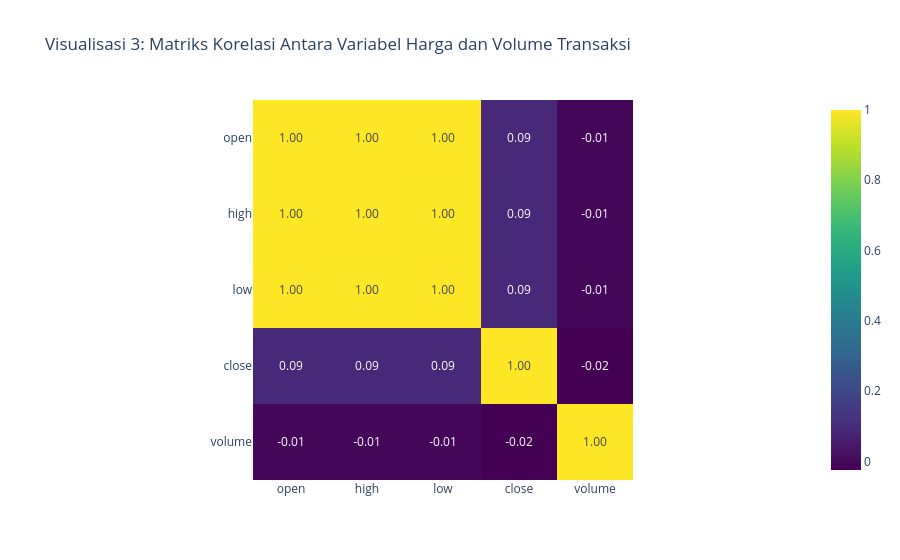

Write notebook code for a chart like this one.
### Code cell
# Visualisasi 3: Korelasi Antar-Variabel
# fig3 = px.imshow(...)
# fig3.show()

# Heatmap Matriks Korelasi
corr_cols = ["open", "high", "low", "close", "volume"]
corr_df = df.select(corr_cols).corr()
fig3 = px.imshow(
    corr_df.to_pandas(),
    x=corr_cols,
    y=corr_cols,
    text_auto=".2f",
    color_continuous_scale="Viridis",
    title="Visualisasi 3: Matriks Korelasi Antara Variabel Harga dan Volume Transaksi",
    template="plotly_white"
)
fig3.show()

### Figure 1 — Plotly figure (JSON) as saved in the notebook; plotly's stock layout.template omitted (floating-point values rounded to 4 significant figures)
{"data": [{"coloraxis": "coloraxis", "hovertemplate": "x: %{x}<br>y: %{y}<br>color: %{z}<extra></extra>", "name": "0", "texttemplate": "%{z:.2f}", "type": "heatmap", "x": ["open", "high", "low", "close", "volume"], "xaxis": "x", "y": ["open", "high", "low", "close", "volume"], "yaxis": "y", "z": [[1.0, 0.9994, 0.9997, 0.0894, -0.00587], [0.9994, 1.0, 0.9991, 0.08913, -0.005849], [0.9997, 0.9991, 1.0, 0.08947, -0.005878], [0.0894, 0.08913, 0.08947, 1.0, -0.02461], [-0.00587, -0.005849, -0.005878, -0.02461, 1.0]]}], "layout": {"coloraxis": {"autocolorscale": false, "colorscale": [[0, "#440154"], [0.1111, "#482878"], [0.2222, "#3e4989"], [0.3333, "#31688e"], [0.4444, "#26828e"], [0.5556, "#1f9e89"], [0.6667, "#35b779"], [0.7778, "#6ece58"], [0.8889, "#b5de2b"], [1, "#fde725"]]}, "title": {"text": "Visualisasi 3: Matriks Korelasi Antara Variabel Harga dan Volume Transaksi"}, "xaxis": {"anchor": "y", "constrain": "domain", "domain": [0, 1], "scaleanchor": "y"}, "yaxis": {"anchor": "x", "autorange": "reversed", "constrain": "domain", "domain": [0, 1]}}}
